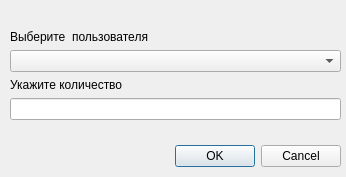
<?xml version="1.0" encoding="UTF-8"?>
<ui version="4.0">
 <class>buy_inv</class>
 <widget class="QDialog" name="buy_inv">
  <property name="geometry">
   <rect>
    <x>0</x>
    <y>0</y>
    <width>346</width>
    <height>177</height>
   </rect>
  </property>
  <property name="windowTitle">
   <string>Dialog</string>
  </property>
  <widget class="QDialogButtonBox" name="buttonBox">
   <property name="geometry">
    <rect>
     <x>0</x>
     <y>140</y>
     <width>341</width>
     <height>32</height>
    </rect>
   </property>
   <property name="orientation">
    <enum>Qt::Horizontal</enum>
   </property>
   <property name="standardButtons">
    <set>QDialogButtonBox::Cancel|QDialogButtonBox::Ok</set>
   </property>
  </widget>
  <widget class="QWidget" name="gridLayoutWidget">
   <property name="geometry">
    <rect>
     <x>10</x>
     <y>20</y>
     <width>331</width>
     <height>111</height>
    </rect>
   </property>
   <layout class="QGridLayout" name="gridLayout">
    <item row="3" column="0">
     <widget class="QLabel" name="label_2">
      <property name="text">
       <string>Укажите количество</string>
      </property>
     </widget>
    </item>
    <item row="0" column="0">
     <spacer name="verticalSpacer">
      <property name="orientation">
       <enum>Qt::Vertical</enum>
      </property>
      <property name="sizeHint" stdset="0">
       <size>
        <width>20</width>
        <height>40</height>
       </size>
      </property>
     </spacer>
    </item>
    <item row="2" column="0">
     <widget class="QComboBox" name="comboBox"/>
    </item>
    <item row="1" column="0">
     <widget class="QLabel" name="label">
      <property name="text">
       <string>Выберите  пользователя</string>
      </property>
     </widget>
    </item>
    <item row="4" column="0">
     <widget class="QLineEdit" name="lineEdit"/>
    </item>
    <item row="5" column="0">
     <spacer name="verticalSpacer_2">
      <property name="orientation">
       <enum>Qt::Vertical</enum>
      </property>
      <property name="sizeHint" stdset="0">
       <size>
        <width>20</width>
        <height>40</height>
       </size>
      </property>
     </spacer>
    </item>
   </layout>
  </widget>
 </widget>
 <resources/>
 <connections>
  <connection>
   <sender>buttonBox</sender>
   <signal>accepted()</signal>
   <receiver>buy_inv</receiver>
   <slot>accept()</slot>
   <hints>
    <hint type="sourcelabel">
     <x>248</x>
     <y>254</y>
    </hint>
    <hint type="destinationlabel">
     <x>157</x>
     <y>274</y>
    </hint>
   </hints>
  </connection>
  <connection>
   <sender>buttonBox</sender>
   <signal>rejected()</signal>
   <receiver>buy_inv</receiver>
   <slot>reject()</slot>
   <hints>
    <hint type="sourcelabel">
     <x>316</x>
     <y>260</y>
    </hint>
    <hint type="destinationlabel">
     <x>286</x>
     <y>274</y>
    </hint>
   </hints>
  </connection>
 </connections>
</ui>
